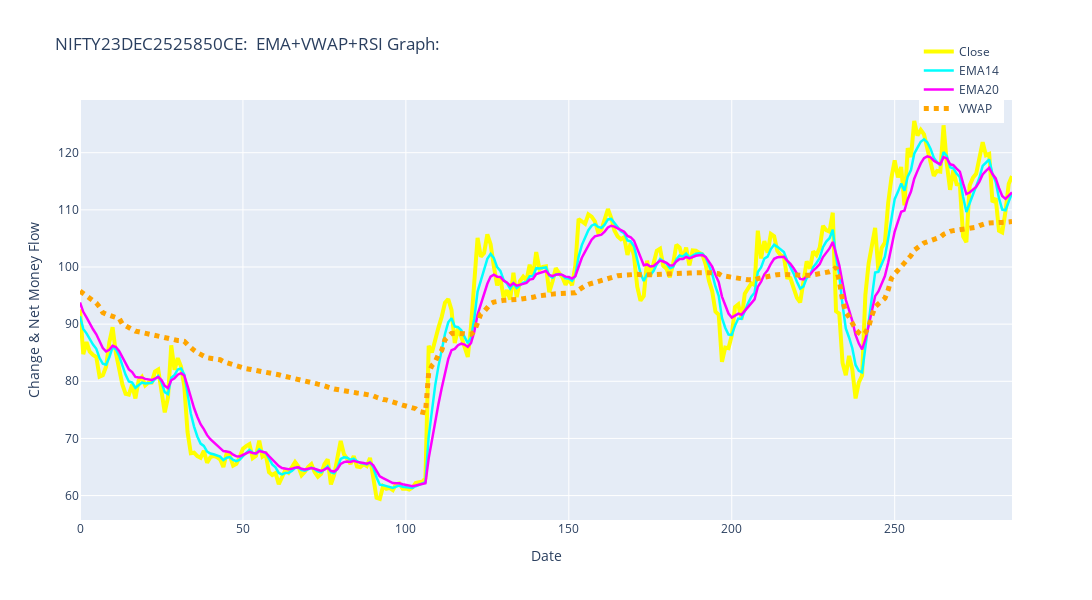

This figure's notebook cell:
### Code cell
import plotly.graph_objects as go
from plotly.subplots import make_subplots


fig = go.Figure()
pe_df = pe_df.reset_index()
# ---- Price & Indicators ----
fig.add_trace(
    go.Scatter(
        x=pe_df.index,
        y=pe_df["close"],
        name="Close",
        line=dict(color="yellow", width=4)
    )
)

fig.add_trace(
    go.Scatter(
        x=pe_df.index,
        y=pe_df["EMA14"],
        name="EMA14",
        line=dict(color="cyan", width=2.5)
    )
)

fig.add_trace(
    go.Scatter(
        x=pe_df.index,
        y=pe_df["EMA20"],
        name="EMA20",
        line=dict(color="magenta", width=2.5)
    )
)

fig.add_trace(
    go.Scatter(
        x=pe_df.index,
        y=pe_df["VWAP"],
        name="VWAP",
        line=dict(color="orange", width=5, dash="dot")
    )
)



# Layout
fig.update_layout(
    title=f"{ce_symbol}:  EMA+VWAP+RSI Graph:",
    width=2000,
    height=600,
    xaxis=dict(title='Date'),
    yaxis=dict(title='Change & Net Money Flow'),
    yaxis2=dict(title='NIFTY50 LTP', overlaying='y', side='right'),
    legend=dict(x=0.9, y=1.15)
)

### Figure 1 — Plotly figure (JSON) as saved in the notebook; plotly's stock layout.template omitted (floating-point values rounded to 4 significant figures; data arrays with more than 128 entries replaced by an {"elided": "..."} marker saying what was removed)
{"data": [{"line": {"color": "yellow", "width": 4}, "name": "Close", "type": "scatter", "x": {"elided": "287 int values"}, "y": {"elided": "287 float values"}}, {"line": {"color": "cyan", "width": 2.5}, "name": "EMA14", "type": "scatter", "x": {"elided": "287 int values"}, "y": {"elided": "287 float values"}}, {"line": {"color": "magenta", "width": 2.5}, "name": "EMA20", "type": "scatter", "x": {"elided": "287 int values"}, "y": {"elided": "287 float values"}}, {"line": {"color": "orange", "dash": "dot", "width": 5}, "name": "VWAP", "type": "scatter", "x": {"elided": "287 int values"}, "y": {"elided": "287 float values"}}], "layout": {"height": 600, "legend": {"x": 0.9, "y": 1.15}, "title": {"text": "NIFTY23DEC2525850CE:  EMA+VWAP+RSI Graph:"}, "width": 2000, "xaxis": {"title": {"text": "Date"}}, "yaxis": {"title": {"text": "Change & Net Money Flow"}}, "yaxis2": {"overlaying": "y", "side": "right", "title": {"text": "NIFTY50 LTP"}}}}
